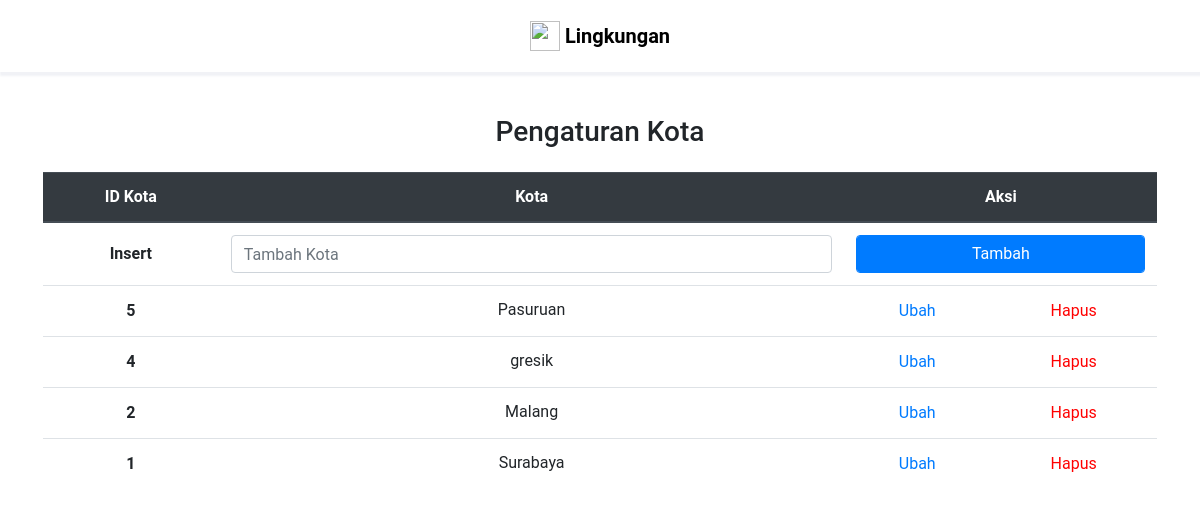
Screenshot of /city.php (signed in) with the database file from the repository.
### tables this page shows
CREATE TABLE `kota` (
  `id_kota` int(30) NOT NULL,
  `nama_kota` varchar(30) NOT NULL
);

### city.php (the view, shortened to what this page needs)
<?php
    include('koneksi.php');
    ?>
<!doctype html>
<html lang="en">
<head>
    <link rel="stylesheet" href="https://stackpath.bootstrapcdn.com/bootstrap/4.3.1/css/bootstrap.min.css"
>
</head>
<body>
<nav class="navbar"
        style="padding:16px 32px 16px 32px;background-color:#fff;color:#000;box-shadow: 2px 2px 2px 2px #f1f2f6;">
        <a class="navbar-brand mx-auto" href="index.php" style="color:#000;">
            <img src="img/logo.svg" width="30" height="30" class="d-inline-block align-top" alt="">
            <b>Lingkungan</b>
        </a>
    </nav>
    <div class="container-fluid" style="text-align:center;padding:32pt;">
        <h3>Pengaturan Kota</h3>
        <table class="table mt-4 mx-auto accordion" id="accordionExample">
            <thead class="thead-dark">
                <tr>
                    <th scope="col">ID Kota</th>
                    <th scope="col">Kota</th>
                    <th scope="col" colspan="2">Aksi</th>
                </tr>
            </thead>
            <tbody>
                <?php
$sql_list_city="SELECT * FROM kota ORDER BY id_kota DESC";
$result_list_city = $conn->query($sql_list_city);
?>
                <tr>
                    <th scope="row" class="align-middle">Insert</th>
                    <form
                            action="proses_city.php?city=<?php echo $result_list_city->num_rows+1; ?>"
                            method="post" enctype="multipart/form-data">
                    <td><input type="text" class="form-control" id="exampleFormControlInput1" name="nama"required
                            placeholder="Tambah Kota"></td>
                    <td colspan="2"><input type="submit" class="form-control btn-primary" id="exampleFormControlInput1"
                            name="submit_insert" value="Tambah"></td>
                            </form>
                </tr>
                <?php
if ($result_list_city->num_rows > 0) {
    while ($row = $result_list_city->fetch_assoc()) {
        $id=$row["id_kota"]; ?>
                <tr>
                    <th scope="row" class="align-middle"><?php echo $row["id_kota"]; ?>
                    </th>
                    <td><?php echo $row["nama_kota"]; ?>
                    </td>
                    <td class="align-middle"><a href="#"><button class="btn btn-link collapsed" style="padding:0;"
                                type="button" data-toggle="collapse"
                                data-target="#collapse<?php echo $row["id_kota"]; ?>"
                                aria-expanded="false"
                                aria-controls="collapse<?php echo $row["id_kota"]; ?>">
                                Ubah
                            </button></a></td>
                    <td class="align-middle">
                        <form
                            action="proses_city.php?city=<?php echo $row["id_kota"]; ?>"
                            method="post" enctype="multipart/form-data">
                            <input class="btn btn-link collapsed" style="padding:0;color:#f00;" type="submit"
                                name="submit_delete" value="Hapus">
                        </form>
                    </td>
                </tr>
                <?php
    }
}
?>
            </tbody>
        </table>
    </div>
</body>
</html>

### city.php (style rules this page uses)
html, body { width: 100%; height: 100%; font-family: Roboto; }

### rows the page displays
kota: id_kota "5", nama_kota "Pasuruan"
kota: id_kota "4", nama_kota "gresik"
kota: id_kota "2", nama_kota "Malang"
kota: id_kota "1", nama_kota "Surabaya"
